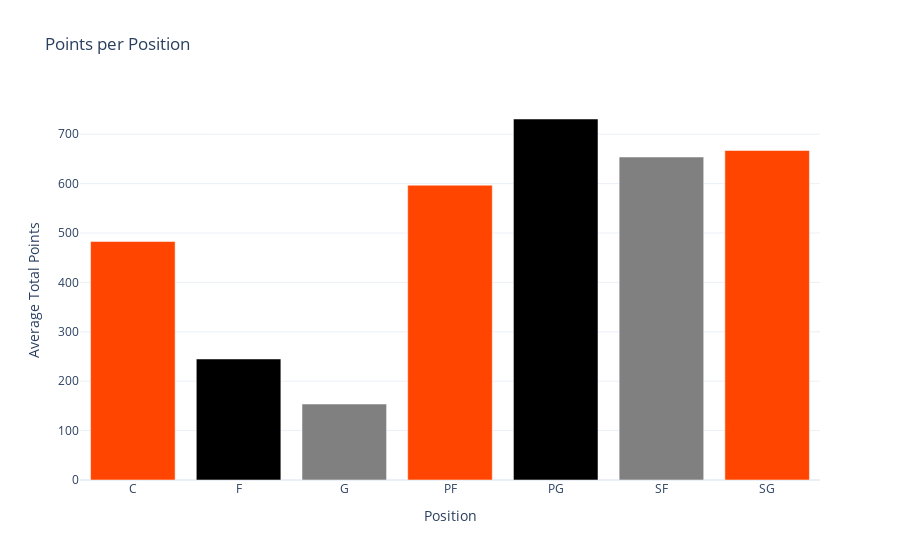

Here is the notebook cell this chart was saved with:
### Code cell
position_stats = df.groupby(['Position']).agg({'Total_Points': 'mean'}).reset_index()

fig = go.Figure()

fig.add_trace(go.Bar(
    x=position_stats['Position'],
    y=position_stats['Total_Points'],
    marker=dict(color=['orangered', 'black', 'grey','orangered', 'black', 'grey','orangered']),
))

fig.update_layout(
    title='Points per Position',
    xaxis_title='Position',
    yaxis_title='Average Total Points',
    template='plotly_white'
)

fig.show()

### Figure 1 — Plotly figure (JSON) as saved in the notebook; plotly's stock layout.template omitted (floating-point values rounded to 4 significant figures)
{"data": [{"marker": {"color": ["orangered", "black", "grey", "orangered", "black", "grey", "orangered"]}, "type": "bar", "x": ["C", "F", "G", "PF", "PG", "SF", "SG"], "y": [482.8, 245, 153.8, 596.8, 730.8, 653.8, 667.0]}], "layout": {"title": {"text": "Points per Position"}, "xaxis": {"title": {"text": "Position"}}, "yaxis": {"title": {"text": "Average Total Points"}}}}
